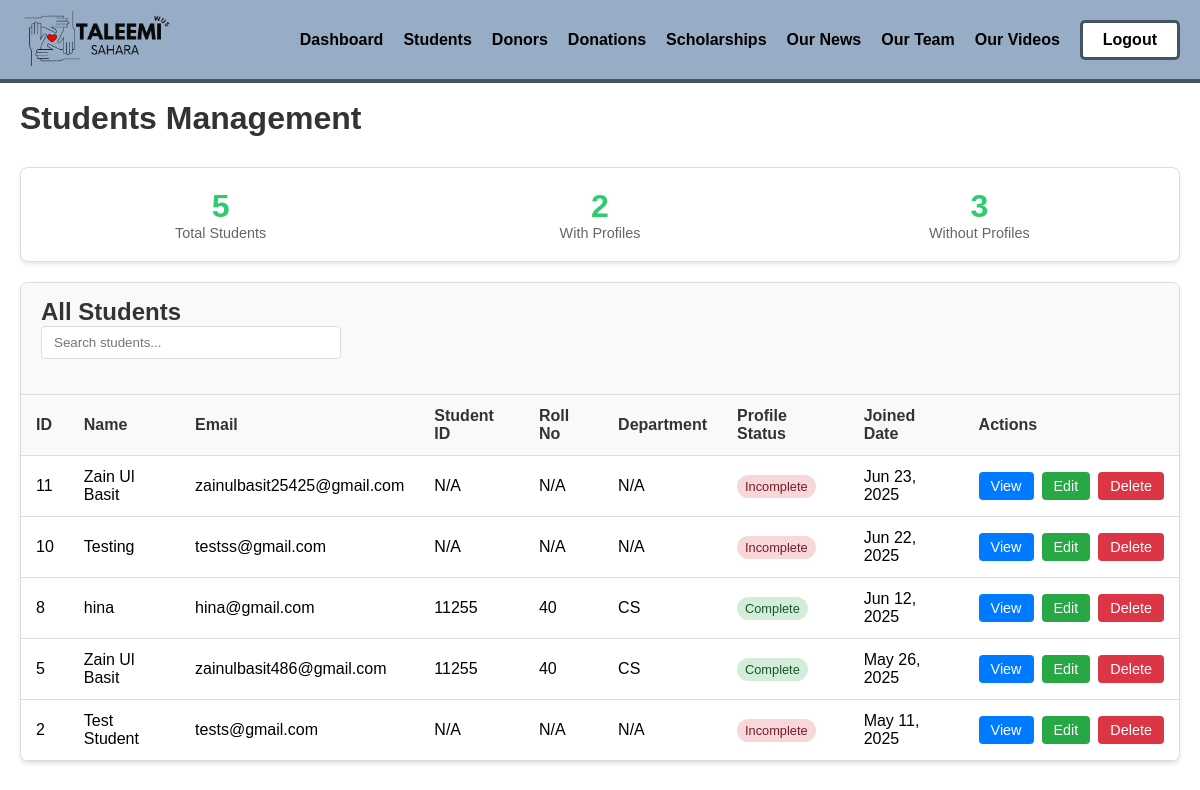
Screenshot of /admin/students.php (signed in) with the database file from the repository.
### tables this page shows
CREATE TABLE `users` (
  `id` int(11) NOT NULL,
  `name` varchar(100) NOT NULL,
  `email` varchar(100) NOT NULL,
  `password` varchar(255) NOT NULL,
  `user_type` enum('admin','student','donor','mentor','examination') NOT NULL,
  `created_at` timestamp NOT NULL DEFAULT current_timestamp(),
  `updated_at` timestamp NOT NULL DEFAULT current_timestamp() ON UPDATE current_timestamp(),
  `reset_token` varchar(255) DEFAULT NULL,
  `reset_expires` datetime DEFAULT NULL
);

CREATE TABLE `student_profiles` (
  `id` int(11) NOT NULL,
  `user_id` int(11) NOT NULL,
  `name` varchar(100) NOT NULL,
  `father_name` varchar(100) DEFAULT NULL,
  `roll_no` varchar(50) DEFAULT NULL,
  `student_id` varchar(50) DEFAULT NULL,
  `department` varchar(100) DEFAULT NULL,
  `supporters` varchar(150) DEFAULT NULL,
  `relatives` varchar(150) DEFAULT '0',
  `cgpa` decimal(10,0) DEFAULT NULL,
  `sgpa` decimal(10,0) DEFAULT NULL,
  `previous_semester_gpa` decimal(3,2) DEFAULT NULL,
  `utility_bills` varchar(255) DEFAULT NULL,
  `created_at` timestamp NOT NULL DEFAULT current_timestamp()
);

### admin/students.php (the view, shortened to what this page needs)
<?php
require_once '../config/database.php';
$stmt = $conn->prepare("SELECT u.id, u.name, u.email, u.created_at, sp.roll_no, sp.department, sp.student_id FROM users u LEFT JOIN student_profiles sp ON u.id = sp.user_id WHERE u.user_type = 'student' ORDER BY u.created_at DESC");
$stmt->execute();
$students = $stmt->get_result()->fetch_all(MYSQLI_ASSOC);
?>
<!DOCTYPE html>
<html lang="en">
<head>
    <link rel="stylesheet" href="../css/font.css">
    <link rel="stylesheet" href="../css/general.css">
</head>
<body>
    <?php include '../components/admin-navbar.php'; ?>
    <div class="students-container animate-fade-in">
        <div class="page-header">
            <h1 class="page-title">Students Management</h1>
        </div>
        <div class="stats-card">
            <div class="stats-grid">
                <div class="stat-item">
                    <div class="stat-number"><?php echo count($students); ?></div>
                    <div class="stat-label">Total Students</div>
                </div>
                <div class="stat-item">
                    <div class="stat-number"><?php echo count(array_filter($students, function ($s) {
                                                    return !empty($s['roll_no']);
                                                })); ?></div>
                    <div class="stat-label">With Profiles</div>
                </div>
                <div class="stat-item">
                    <div class="stat-number"><?php echo count(array_filter($students, function ($s) {
                                                    return empty($s['roll_no']);
                                                })); ?></div>
                    <div class="stat-label">Without Profiles</div>
                </div>
            </div>
        </div>
        <div class="students-table">
            <div class="table-header">
                <h2 class="table-title">All Students</h2>
                <input type="text" class="search-box" placeholder="Search students..." onkeyup="filterTable(this.value)">
            </div>
            <div class="table-container">
                <table id="studentsTable">
                    <thead>
                        <tr>
                            <th>ID</th>
                            <th>Name</th>
                            <th>Email</th>
                            <th>Student ID</th>
                            <th>Roll No</th>
                            <th>Department</th>
                            <th>Profile Status</th>
                            <th>Joined Date</th>
                            <th>Actions</th>
                        </tr>
                    </thead>
                    <tbody>
                        <?php if (empty($students)): ?>
                            <tr>
                                <td colspan="9" class="no-data">No students found</td>
                            </tr>
                        <?php else: ?>
                            <?php foreach ($students as $student): ?>
                                <tr>
                                    <td><?php echo $student['id']; ?></td>
                                    <td><?php echo htmlspecialchars($student['name']); ?></td>
                                    <td><?php echo htmlspecialchars($student['email']); ?></td>
                                    <td><?php echo htmlspecialchars($student['student_id'] ?? 'N/A'); ?></td>
                                    <td><?php echo htmlspecialchars($student['roll_no'] ?? 'N/A'); ?></td>
                                    <td><?php echo htmlspecialchars($student['department'] ?? 'N/A'); ?></td>
                                    <td>
                                        <?php if (!empty($student['roll_no'])): ?>
                                            <span class="status-badge status-active">Complete</span>
                                        <?php else: ?>
                                            <span class="status-badge status-inactive">Incomplete</span>
                                        <?php endif; ?>
                                    </td>
                                    <td><?php echo date('M j, Y', strtotime($student['created_at'])); ?></td>
                                    <td>
                                        <div class="action-buttons">
                                            <a href="view_student.php?id=<?php echo $student['id']; ?>" class="btn btn-view">View</a>
                                            <a href="edit_student.php?id=<?php echo $student['id']; ?>" class="btn btn-edit">Edit</a>
                                            <button class="btn btn-delete" onclick="deleteStudent(<?php echo $student['id']; ?>)">Delete</button>
                                        </div>
                                    </td>
                                </tr>
                            <?php endforeach; ?>
                        <?php endif; ?>
                    </tbody>
                </table>
            </div>
        </div>
    </div>
</body>
</html>

### admin/students.php (style rules this page uses)
.students-container { max-width: 1400px; margin: 0 auto; padding: 100px 20px 20px; }
.page-header { display: flex; justify-content: space-between; align-items: center; margin-bottom: 30px; }
.page-title { font-size: 2em; color: #333; margin: 0; }
.stats-card { background: white; border: 1px solid #ddd; border-radius: 8px; padding: 20px; margin-bottom: 20px; box-shadow: 0 2px 4px rgba(0, 0, 0, 0.1); }
.stats-grid { display: grid; grid-template-columns: repeat(auto-fit, minmax(200px, 1fr)); gap: 20px; }
.stat-item { text-align: center; }
.stat-number { font-size: 2em; font-weight: bold; color: #2ecc71; }
.stat-label { color: #666; font-size: 0.9em; }
.students-table { background: white; border: 1px solid #ddd; border-radius: 8px; overflow: hidden; box-shadow: 0 2px 4px rgba(0, 0, 0, 0.1); }
.table-header { background: #f8f9fa; padding: 15px 20px; border-bottom: 1px solid #ddd; }
.table-title { margin: 0; color: #333; }
.table-container { overflow-x: auto; }
table { width: 100%; border-collapse: collapse; }
th, td { padding: 12px 15px; text-align: left; border-bottom: 1px solid #ddd; }
th { background: #f8f9fa; font-weight: 600; color: #333; }
.status-badge { padding: 4px 8px; border-radius: 12px; font-size: 0.8em; font-weight: 500; }
.status-active { background: #d4edda; color: #155724; }
.status-inactive { background: #f8d7da; color: #721c24; }
.action-buttons { display: flex; gap: 8px; }
.btn { padding: 6px 12px; border: none; border-radius: 4px; cursor: pointer; font-size: 0.9em; text-decoration: none; display: inline-block; }
.btn-view { background: #007bff; color: white; }
.btn-edit { background: #28a745; color: white; }
.btn-delete { background: #dc3545; color: white; }
.search-box { padding: 8px 12px; border: 1px solid #ddd; border-radius: 4px; margin-bottom: 20px; width: 300px; }

### components/admin-navbar.php (style rules this page uses)
* { box-sizing: border-box; padding: 0; margin: 0; font-family: "Raleway", sans-serif; }

### rows the page displays
users: id "11", name "Zain Ul Basit", email "zainulbasit25425@gmail.com", student_id "N/A", roll_no "N/A", department "N/A", shows "Incomplete", created_at "Jun 23, 2025"
users: id "10", name "Testing", email "testss@gmail.com", student_id "N/A", roll_no "N/A", department "N/A", shows "Incomplete", created_at "Jun 22, 2025"
student_profiles: user "8", user.name "hina", user.email "hina@gmail.com", student "11255", roll_no "40", department "CS", shows "Complete", user.created_at "Jun 12, 2025"
student_profiles: user "5", user.name "Zain Ul Basit", user.email "zainulbasit486@gmail.com", student "11255", roll_no "40", department "CS", shows "Complete", user.created_at "May 26, 2025"
users: id "2", name "Test Student", email "tests@gmail.com", student_id "N/A", roll_no "N/A", department "N/A", shows "Incomplete", created_at "May 11, 2025"

### other values shown
count($students) "5"
